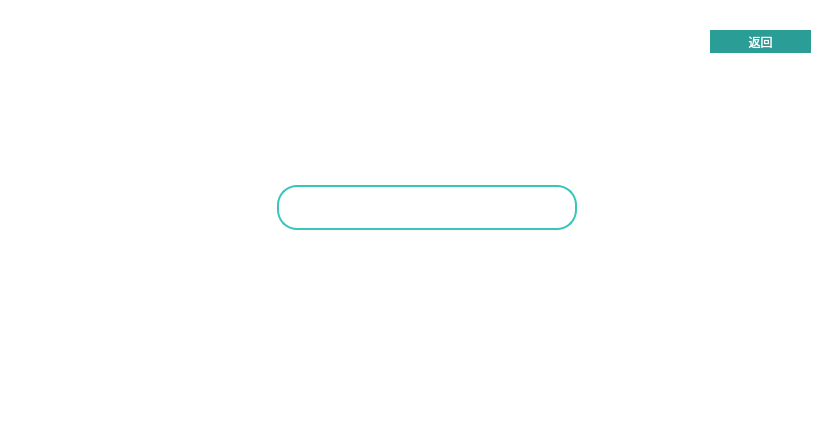
    <widget class="QWidget" name="page_2">
     <property name="styleSheet">
      <string notr="true">background: transparent;</string>
     </property>
     <widget class="QFrame" name="glass_panel_pwd">
      <property name="geometry">
       <rect>
        <x>195</x>
        <y>50</y>
        <width>420</width>
        <height>330</height>
       </rect>
      </property>
      <property name="styleSheet">
       <string notr="true">background: rgba(255, 255, 255, 0.06); border: 1px solid rgba(255, 255, 255, 0.12); border-radius: 24px;</string>
      </property>
      <property name="frameShape">
       <enum>QFrame::Shape::NoFrame</enum>
      </property>
     </widget>
     <widget class="QLabel" name="deco_note_pwd1">
      <property name="geometry">
       <rect>
        <x>665</x>
        <y>45</y>
        <width>65</width>
        <height>65</height>
       </rect>
      </property>
      <property name="styleSheet">
       <string notr="true">color: rgba(255, 255, 255, 35); background: transparent; font: 36pt &quot;Segoe UI Symbol&quot;;</string>
      </property>
      <property name="text">
       <string>♪</string>
      </property>
      <property name="alignment">
       <set>Qt::AlignmentFlag::AlignCenter</set>
      </property>
     </widget>
     <widget class="QLabel" name="deco_note_pwd2">
      <property name="geometry">
       <rect>
        <x>115</x>
        <y>365</y>
        <width>55</width>
        <height>55</height>
       </rect>
      </property>
      <property name="styleSheet">
       <string notr="true">color: rgba(255, 255, 255, 30); background: transparent; font: 30pt &quot;Segoe UI Symbol&quot;;</string>
      </property>
      <property name="text">
       <string>♫</string>
      </property>
      <property name="alignment">
       <set>Qt::AlignmentFlag::AlignCenter</set>
      </property>
     </widget>
     <widget class="QLineEdit" name="mima_lineEdit">
      <property name="geometry">
       <rect>
        <x>277</x>
        <y>185</y>
        <width>300</width>
        <height>45</height>
       </rect>
      </property>
      <property name="styleSheet">
       <string notr="true">QLineEdit {
    background-color: #FFFFFF;
    border: 2px solid #39C5BB;
    border-radius: 20px;
    padding: 5px 15px;
    font: 14pt &quot;Microsoft YaHei&quot;;
    color: #2A9D96;
}
QLineEdit:focus {
    border: 2px solid #2A9D96;
}
</string>
      </property>
      <property name="echoMode">
       <enum>QLineEdit::EchoMode::Password</enum>
      </property>
     </widget>
     <widget class="QLabel" name="hintLabel_pwd">
      <property name="geometry">
       <rect>
        <x>277</x>
        <y>245</y>
        <width>300</width>
        <height>20</height>
       </rect>
      </property>
      <property name="styleSheet">
       <string notr="true">color: rgba(255, 255, 255, 120); background: transparent; font: 9pt &quot;Microsoft YaHei&quot;;</string>
      </property>
      <property name="text">
       <string>Press Enter to confirm</string>
      </property>
      <property name="alignment">
       <set>Qt::AlignmentFlag::AlignCenter</set>
      </property>
     </widget>
     <widget class="QPushButton" name="mima_quren">
      <property name="geometry">
       <rect>
        <x>325</x>
        <y>290</y>
        <width>150</width>
        <height>45</height>
       </rect>
      </property>
      <property name="styleSheet">
       <string notr="true">QPushButton {
    background: rgba(255, 255, 255, 0.15);
    color: #FFFFFF;
    border: 1px solid rgba(255, 255, 255, 0.4);
    border-radius: 22px;
    padding: 8px 24px;
    font: bold 14pt &quot;Microsoft YaHei&quot;;
}
QPushButton:hover {
    background: rgba(255, 255, 255, 0.3);
    border: 1px solid rgba(255, 255, 255, 0.8);
}
QPushButton:pressed {
    background: rgba(255, 255, 255, 0.1);
}
</string>
      </property>
      <property name="text">
       <string>确认</string>
      </property>
     </widget>
     <widget class="QPushButton" name="mima_fanhui">
      <property name="geometry">
       <rect>
        <x>710</x>
        <y>30</y>
        <width>101</width>
        <height>23</height>
       </rect>
      </property>
      <property name="styleSheet">
       <string notr="true">QPushButton {
    background-color: #2A9D96;
    color: #FFFFFF;
    border: none;
    border-radius: 12px;
    padding: 4px 12px;
    font: bold 10pt &quot;Microsoft YaHei&quot;;
}
QPushButton:hover {
    background-color: #1A7A75;
}
</string>
      </property>
      <property name="text">
       <string>返回</string>
      </property>
     </widget>
     <widget class="QLabel" name="pwdTitleLabel">
      <property name="geometry">
       <rect>
        <x>250</x>
        <y>80</y>
        <width>300</width>
        <height>60</height>
       </rect>
      </property>
      <property name="styleSheet">
       <string notr="true">color: #FFFFFF;
background: transparent;
font: bold 24pt &quot;Microsoft YaHei&quot;;
</string>
      </property>
      <property name="text">
       <string>请输入密码</string>
      </property>
     </widget>
     <widget class="QLabel" name="mikuAvatar">
      <property name="geometry">
       <rect>
        <x>222</x>
        <y>185</y>
        <width>45</width>
        <height>45</height>
       </rect>
      </property>
      <property name="styleSheet">
       <string notr="true">background: transparent;</string>
      </property>
      <property name="text">
       <string/>
      </property>
      <property name="pixmap">
       <pixmap resource="miku_photo_2.qrc">:/new/prefix1/miku_peg_2.png</pixmap>
      </property>
      <property name="scaledContents">
       <bool>false</bool>
      </property>
      <property name="alignment">
       <set>Qt::AlignmentFlag::AlignLeading|Qt::AlignmentFlag::AlignLeft|Qt::AlignmentFlag::AlignVCenter</set>
      </property>
     </widget>
     <widget class="QPushButton" name="btn_forgot_pwd">
      <property name="geometry">
       <rect>
        <x>325</x>
        <y>345</y>
        <width>150</width>
        <height>25</height>
       </rect>
      </property>
      <property name="cursor">
       <cursorShape>PointingHandCursor</cursorShape>
      </property>
      <property name="styleSheet">
       <string notr="true">QPushButton {
    background: transparent;
    color: rgba(255, 255, 255, 120);
    border: none;
    font: 9pt &quot;Microsoft YaHei&quot;;
}
QPushButton:hover {
    color: #FFFFFF;
    text-decoration: underline;
}
</string>
      </property>
      <property name="text">
       <string>忘记密码？</string>
      </property>
     </widget>
     <zorder>glass_panel_pwd</zorder>
     <zorder>deco_note_pwd1</zorder>
     <zorder>deco_note_pwd2</zorder>
     <zorder>mikuAvatar</zorder>
     <zorder>mima_lineEdit</zorder>
     <zorder>hintLabel_pwd</zorder>
     <zorder>mima_quren</zorder>
     <zorder>mima_fanhui</zorder>
     <zorder>pwdTitleLabel</zorder>
     <zorder>btn_forgot_pwd</zorder>
    </widget>
